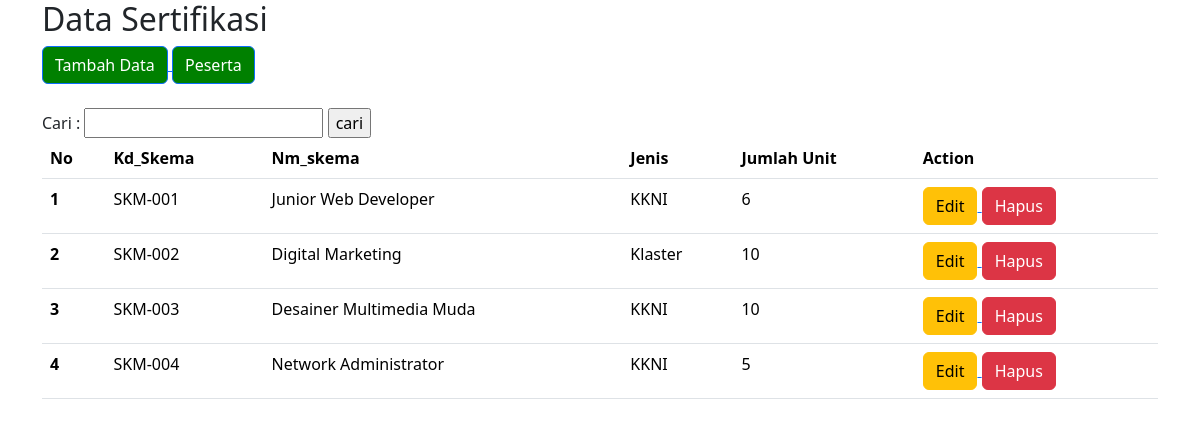
The page /home1.php on the database its author committed.
### tables this page shows
CREATE TABLE `tb_skema` (
  `id_skema` int(11) NOT NULL,
  `kd_skema` varchar(50) NOT NULL,
  `nm_skema` varchar(50) NOT NULL,
  `jenis` varchar(50) NOT NULL,
  `jml_unit` varchar(50) NOT NULL
);

### home1.php (the view, shortened to what this page needs)
<!doctype html>
<html lang="en">
<head>
<link
href="https://cdn.jsdelivr.net/npm/bootstrap@5.3.2/dist/css/bootstrap.min.css"
rel="stylesheet" integrity="sha384
T3c6CoIi6uLrA9TneNEoa7RxnatzjcDSCmG1MXxSR1GAsXEV/Dwwykc2MPK8M
 2HN">
</head>
<body>
<div class="container">
<h2>Data Sertifikasi</h2>
<a href="tambah.php">
  <button type="button" class="btn btn-primary" style="background-color: green;">Tambah Data</button>
</a>
<a href="home.php">
  <button type="button" class="btn btn-primary" style="background-color: green;">Peserta</button>
</a>
<br/><br/>
<form action="home1.php" method="get">
<label>Cari :</label>
<input type="text" name="cari">
<input type="submit" value="cari">
</form>
<table class="table">
<thead>
<tr>
<th scope="col">No</th>
<th scope="col">Kd_Skema</th>
<th scope="col">Nm_skema</th>
<th scope="col">Jenis</th>
<th scope="col">Jumlah Unit</th>
<th scope="col">Action</th>
</tr>
</thead>
<?php
include 'koneksi.php';
$no=1;
if(isset($_GET['cari'])){
$cari = $_GET['cari'];
$sql = mysqli_query($coon, "select * from tb_skema where nm_skema like
'%".$cari."%'");
}else{
$sql = mysqli_query($coon,"select * from tb_skema");
}
while($data=mysqli_fetch_array($sql)){
?>
<tbody>
<tr>
<th scope="row"><?php echo $no; ?></th>
<td><?php echo $data['kd_skema']; ?></td>
<td><?php echo $data['nm_skema']; ?></td>
<td><?php echo $data['jenis']; ?></td>
<td><?php echo $data['jml_unit']; ?></td>
<td>
<a href="edit1.php?id=<?php echo $data['id_skema']; ?>"><button type="button"
class="btn btn-warning">Edit</button>
<a href="delete1.php?id=<?php echo $data['id_skema'] ?>"><button type="button"
class="btn btn-danger">Hapus</button>
</td>
</tr>
<?php
$no++;
}
?>
</tbody>
</table>
</div>
</body>
</html>

### rows shown on the page
tb_skema: kd_skema "SKM-001", nm_skema "Junior Web Developer", jenis "KKNI", jml_unit "6"
tb_skema: kd_skema "SKM-002", nm_skema "Digital Marketing", jenis "Klaster", jml_unit "10"
tb_skema: kd_skema "SKM-003", nm_skema "Desainer Multimedia Muda", jenis "KKNI", jml_unit "10"
tb_skema: kd_skema "SKM-004", nm_skema "Network Administrator", jenis "KKNI", jml_unit "5"
